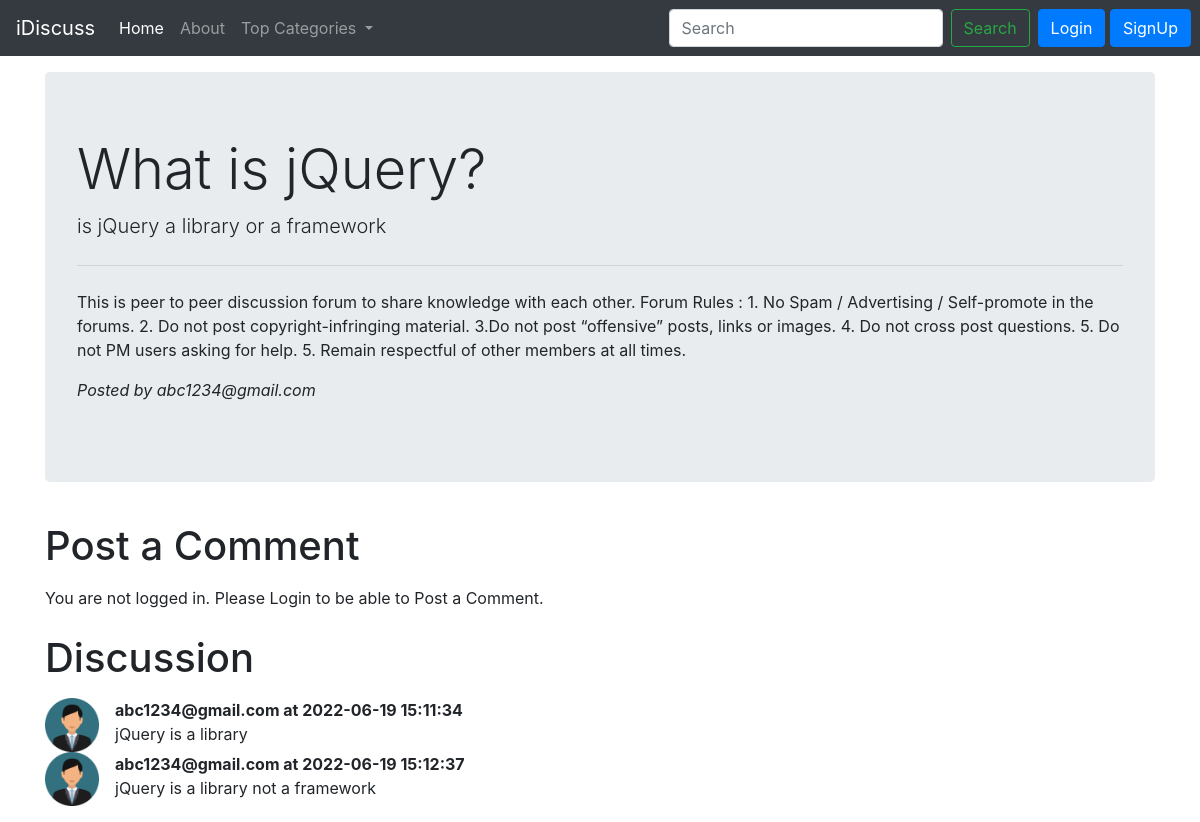
The app's page /threads.php?threadid=104 with its own data.
### tables this page shows
CREATE TABLE `threads` (
  `thread_id` int(7) NOT NULL,
  `thread_title` varchar(255) NOT NULL,
  `thread_desc` text NOT NULL,
  `thread_cat_id` int(7) NOT NULL,
  `thread_user_id` int(7) NOT NULL,
  `timestamp` datetime NOT NULL
);

CREATE TABLE `users` (
  `srn` int(8) NOT NULL,
  `user_email` varchar(20) NOT NULL,
  `user_password` varchar(20) NOT NULL,
  `timestamp` datetime NOT NULL
);

CREATE TABLE `comments` (
  `comment_id` int(8) NOT NULL,
  `comment_content` text NOT NULL,
  `thread_id` int(8) NOT NULL,
  `comment_time` datetime NOT NULL,
  `comment_by` int(8) NOT NULL
);

### threads.php (the view, shortened to what this page needs)
<!doctype html>
<html lang="en">
  <head>
    <link rel="stylesheet" href="https://cdn.jsdelivr.net/npm/bootstrap@4.3.1/dist/css/bootstrap.min.css">
  </head>
  <body>
    <?php include "partials/_connect.php"; ?>
    <?php include "partials/_header.php"; ?>
    <?php
    $id = $_GET['threadid'];
    $sql = "SELECT * FROM `threads` WHERE `thread_id` = $id";
    $result = mysqli_query($conn, $sql);
      while($row = mysqli_fetch_assoc($result)){
        $title = $row['thread_title'];
        $desc = $row['thread_desc'];
        $thread_user_id = $row['thread_user_id'];
        $sql2 = "SELECT user_email FROM users WHERE srn = $thread_user_id";
        $result2 = mysqli_query($conn, $sql2);
        $row2 = mysqli_fetch_assoc($result2);
        $posted_by = $row2['user_email'];
      }
    ?>
    <div class="container my-3">
      <div class="jumbotron">
        <h1 class="display-4"><?php echo $title; ?></h1>
        <p class="lead"><?php echo $desc; ?></p>
        <hr class="my-4">
        <p>This is peer to peer discussion forum to share knowledge with each other. Forum Rules :
            1. No Spam / Advertising / Self-promote in the forums. 2. Do not post copyright-infringing material. 3.Do not post “offensive” posts, links or images. 4. Do not cross post questions. 5. Do not PM users asking for help. 5. Remain respectful of other members at all times.
        </p>
        <p><em> Posted by <?php echo $posted_by; ?> </em></p>
      </div>
    </div>
    <?php
      if(isset($_SESSION['loggedin']) && $_SESSION['loggedin'] = true){
    echo '<div class="container">
    <h1 class="py-2">Post a Comment</h1>
    <form action="' . $_SERVER['REQUEST_URI'] .'" method=post>
      <div class="form-group">
        <label for="desc">Type Your Comment</label>
        <textarea class="form-control" id="desc" name="comment" rows="3"></textarea>
        <input type="hidden" name="srn" value="' . $_SESSION["srn"] . '">
      </div>
      <button type="submit" class="btn btn-primary" name="addComment">Post Comment</button>
    </form>
  </div>';
      }
      else{
        echo '<div class="container">
                <h1 class="py-2">Post a Comment</h1>
                <p>You are not logged in. Please Login to be able to Post a Comment.</p>
              </div>';
      }
    ?>
    <div class="container my-3">
      <h1 class="py-2">Discussion</h1>
      <?php
      $id = $_GET['threadid'];
      $sql = "SELECT * FROM `comments` WHERE `thread_id` = $id";
      $result = mysqli_query($conn, $sql);
        while($row = mysqli_fetch_assoc($result)){
          $content = $row['comment_content'];
          $comment_time = $row['comment_time'];
          $comment_by = $row['comment_by'];
          $sql2 = "SELECT user_email FROM users WHERE srn = $comment_by";
          $result2 = mysqli_query($conn, $sql2);
          $row2 = mysqli_fetch_assoc($result2);
        echo '<div class="media">
            <img src="images/userdefault.png" width="54px" class="mr-3" alt="...">
            <div class="media-body">
            <p class="font-weight-bold my-0">' . $row2['user_email'] . ' at ' . $comment_time . '</p>
            ' . $content . '</div>
            </div>';
        }
      ?>
    </div>
  </body>
</html>

### records on screen
threads: thread_title "What is jQuery?", thread_desc "is jQuery a library or a framework"
users: user_email "abc1234@gmail.com"
comments: users.user_email "abc1234@gmail.com", comment_time "2022-06-19 15:11:34", comment_content "jQuery is a library"
comments: users.user_email "abc1234@gmail.com", comment_time "2022-06-19 15:12:37", comment_content "jQuery is a library not a framework"
